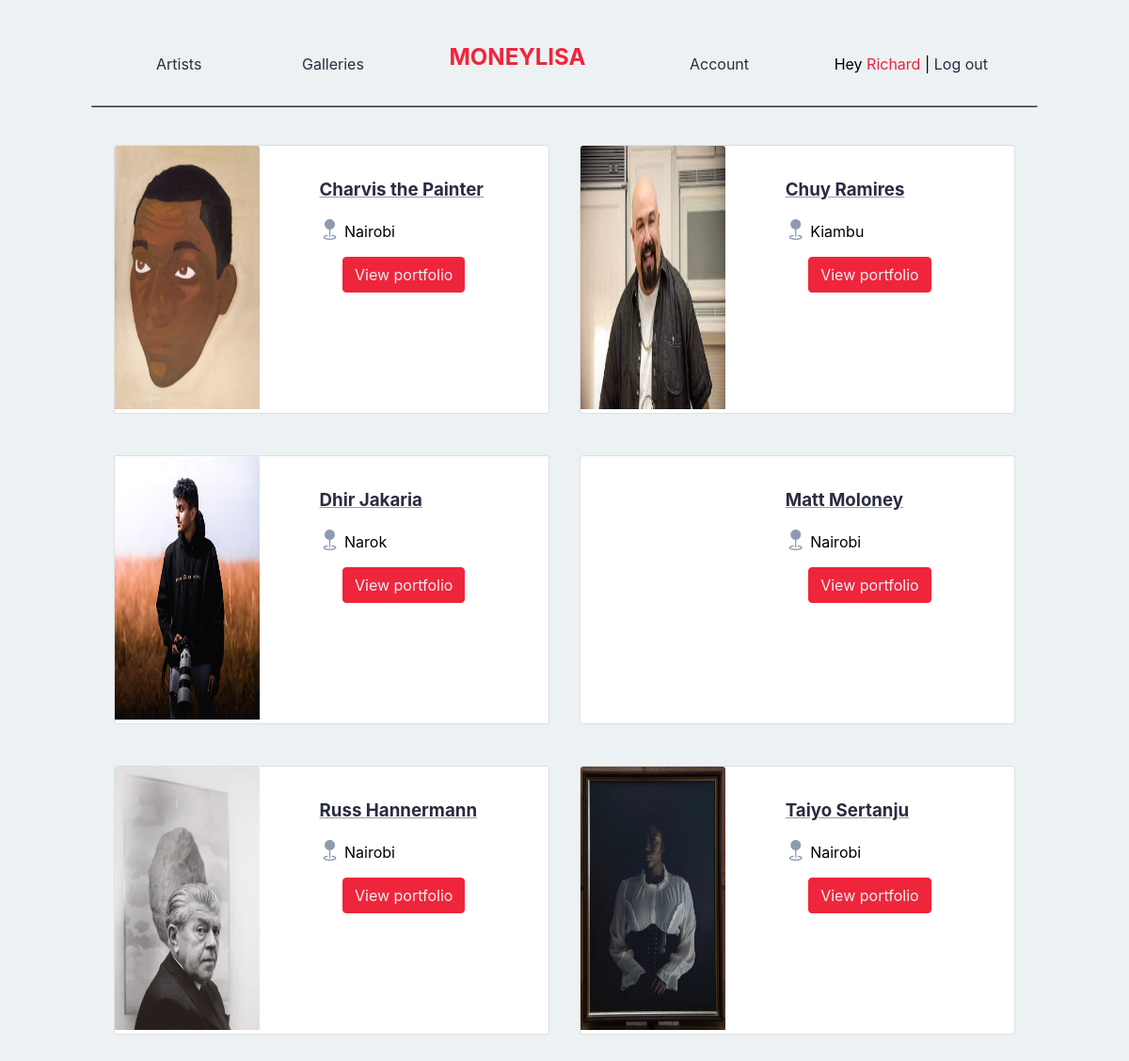
Page /artists.php (signed in) on the committed database.
### tables this page shows
CREATE TABLE `users` (
  `id` int(11) NOT NULL,
  `name` varchar(128) NOT NULL,
  `email` varchar(255) NOT NULL,
  `password_hash` varchar(255) NOT NULL,
  `isAdmin` varchar(20) DEFAULT 'no',
  `isArtist` varchar(20) DEFAULT 'no',
  `created_at` timestamp NOT NULL DEFAULT current_timestamp()
);

CREATE TABLE `artist_details` (
  `id` int(11) NOT NULL,
  `artist_id` int(11) NOT NULL,
  `artist_name` varchar(128) NOT NULL,
  `profile_image` varchar(255) DEFAULT NULL,
  `building` varchar(255) DEFAULT NULL,
  `street` varchar(255) NOT NULL,
  `town` varchar(255) NOT NULL,
  `county` varchar(255) NOT NULL,
  `story` varchar(255) NOT NULL,
  `created_at` timestamp NOT NULL DEFAULT current_timestamp()
);

### artists.php (the view, shortened to what this page needs)
<?php
if (isset($_SESSION['user_id'])) {
    $mysqli = require __DIR__ . '/database.php';
    $sql = "SELECT * FROM users
            WHERE id = {$_SESSION['user_id']}";
    $result = $mysqli->query($sql);
    $user = $result->fetch_assoc();
} else {
    header('Location: signin.php');
}
?>
<!DOCTYPE html>
<html lang='en'>
<head>
    <link rel='stylesheet' href='styles/main.css'>
    <link rel='stylesheet' href='styles/utility.css'>
    <link rel='stylesheet' href='https://cdn.jsdelivr.net/npm/bootstrap-icons@1.8.1/font/bootstrap-icons.css'>
</head>
<body class='background-cultured'>
    <?php include __DIR__ . '/navbar.php'; ?>
    <main>
        <div class='container-cart'>
            <div class='row p-2'>
                <?php
                $mysqli = require __DIR__ . '/database.php';
                $fetch_stmt = "SELECT * FROM artist_details ORDER BY artist_name ASC";
                $result = $mysqli->query($fetch_stmt);
                if ($result->num_rows > 0) {
                    while ($row = $result->fetch_assoc()) {
                        $artist_id = $row['artist_id'];
                        $artist_name = $row['artist_name'];
                        $artist_county = $row['county'];
                        $profile_image = $row['profile_image'];
                ?>
                            <div class='col-lg-6 col-md-12 p-3'>
                                <div class='card mb-3'>
                                    <div class='row'>
                                        <div class='col-md-4'>
                                            <img src='<?= $profile_image ?>' class='card-img-top' alt='<? $artist_name ?>'>
                                        </div>
                                        <div class='col-md-8 px-5'>
                                            <div class='card-body'>
                                                <h3 class='space-cadet cadet-underlined'><?= $artist_name ?></h3>
                                                <p class='card-text'>
                                                    <i class='bi bi-geo-fill manatee' style='font-size:22px;'></i>
                                                    <?= $artist_county ?>
                                                </p>
                                                <center>
                                                    <a href='artist-portfolio.php?id=<?= $artist_id ?>' class='btn btn-imperial'>
                                                        View portfolio
                                                    </a>
                                                </center>
                                            </div>
                                        </div>
                                    </div>
                                </div>
                            </div>
                <?php
                    }
                } else {
                    echo "<center class='fs-5 mt-6 imperial-red'>No galleries found. Come back later. </center>";
                }
                ?>
            </div>
        </div>
    </main>
</body>
</html>

### navbar.php (shortened to what this page needs)
<nav class='navbar sticky-top mobile-hide'>
    <div class='container-fluid'>
        <ul class='navbar-nav'>
            <li class='nav-item'>
                <a href='artists.php' class='nav-link'>Artists</a>
            </li>
        </ul>
        <ul class='navbar-nav'>
            <li class='nav-item'>
                <a href='galleries.php' class='nav-link'>Galleries</a>
            </li>
        </ul>
        <a href='home.php' class='nav-header mr-5'>
            MONEYLISA
        </a>
        <ul class='navbar-nav'>
            <li class='nav-item'>
                <?php if (isset($user)) : ?>
                    <a href='enthusiast-art-orders.php?id=<?= $_SESSION['user_id'] ?>' class='nav-link'>
                        Account
                    </a>
                <?php else : ?>
                    <a href='signin.php' class='nav-link'>
                        Account
                    </a>
                <?php endif; ?>
            </li>
        </ul>
        <ul class='navbar-nav'>
            <li class='nav-item'>
                <?php if (isset($user)) : ?>
                    <p>
                        Hey
                        <a href='enthusiast-art-orders.php?id=<?= $_SESSION['user_id'] ?>'>
                            <?= substr($user['name'], 0, strpos($user['name'], ' ')) ?>
                        </a>
                        |
                        <a href='logout.php' class='space-cadet'>Log out</a>
                    </p>
                <?php else : ?>
                    <div class='col-lg-12'>
                        <p><a href='signin.php'>Sign In</a> or <a href='signup.php'>Sign Up</a></p>
                    </div>
                <?php endif; ?>
            </li>
        </ul>
    </div>
    <hr class='mobile-hide hr' />
</nav>

### styles/main.css (style rules this page uses)
:root { --space-cadet: #2b2d42ff; --space-cadet-light: #2b2d42ff; --manatee: #8d99aeff; --cultured: #edf2f4ff; --imperial-red: #ef233cff; --imperial-red-light: #f25f5cff; --space-cadet: hsla(235, 21%, 21%, 1); --manatee: hsla(218, 17%, 62%, 1); --cultured: hsla(197, 24%, 94%, 1); --imperial-red: hsla(353, 86%, 54%, 1); --inter: -apple-system, BlinkMacSystemFont, 'Inter', 'Segoe UI', 'Roboto', 'Oxygen', 'Ubuntu', 'Cantarell', 'Fira Sans', 'Droid Sans', 'Helvetica Neue', sans-serif; }
.navbar { position: relative; display: flex; flex-wrap: wrap; align-items: center; justify-content: space-between; padding-top: 0.5rem; padding-bottom: 0.5rem; background-color: var(--cultured); }
.sticky-top { position: -webkit-sticky; position: sticky; top: 0; z-index: 1020; }
.navbar > .container, .navbar > .container-fluid, .navbar > .container-flex { display: flex; flex-wrap: inherit; align-items: center; justify-content: space-between; }
.navbar-nav { display: flex; flex-direction: column; padding-left: 0; margin-bottom: 0; list-style: none; }
.nav-link { display: block; padding: 0.5rem 1rem; color: var(--space-cadet); text-decoration: none; transition: color 0.15s ease-in-out, background-color 0.15s ease-in-out, border-color 0.15s ease-in-out, text-decoration 0.25s ease-in-out; }
body { font-family: var(--inter); background-color: var(--cultured); }
a { color: var(--imperial-red); text-decoration: none; }
.nav-header { font-size: 1.5rem; font-weight: 700; color: var(--imperial-red); text-decoration: none solid 5px var(--space-cadet); }
.space-cadet { color: var(--space-cadet); }
.cadet-underlined { text-decoration: underline solid var(--manatee); }
.manatee { color: var(--manatee); }
.background-cultured { background-color: var(--cultured) !important; }
.hr { width: 85%; border-bottom: solid 1px var(--space-cadet); }
* { box-sizing: border-box; }
.container-fluid { padding-left: 30px; padding-right: 30px; padding-top: 10px; padding-bottom: 10px; margin-right: auto; margin-left: auto; }
.container-cart { width: 85%; padding-left: 0; padding-right: 0; margin: auto; }
.row { --gutter-x: 1.5rem; --gutter-x: 0; display: flex; flex-wrap: wrap; margin-top: calc(-1 * var(--gutter-y)); margin-right: calc(-0.5 * var(--gutter-x)); margin-left: calc(-0.5 * var(--gutter-x)); }
.row > * { flex-shrink: 0; width: 100%; max-width: 100%; padding-right: calc(var(--gutter-x) * 0.5); padding-left: calc(var(--gutter-x) * 0.5); margin-top: var(--gutter-y); }
.btn { display: inline-block; font-weight: 400; line-height: 1.5; color: #212529; text-align: center; text-decoration: none; vertical-align: middle; cursor: select; -webkit-user-select: none; -moz-user-select: none; user-select: none; background-color: transparent; border: 1px solid transparent; padding: 0.375rem 0.75rem; font-size: 1rem; border-radius: 0.25rem; transition: color 0.15s ease-in-out, background-color 0.15s ease-in-out, border-color 0.15s ease-in-out, box-shadow 0.15s ease-in-out; }
.btn-imperial { display: inline-block; background-color: var(--imperial-red); border: 1px solid var(--imperial-red); text-align: center; color: var(--cultured); vertical-align: middle; margin: auto; }
.card { position: relative; display: flex; flex-direction: column; min-width: 0; word-wrap: break-word; background-color: #fff; background-clip: border-box; border: 1px solid rgba(0, 0, 0, 0.125); border-radius: 0.25rem; }
.card-body { flex: 1 1 auto; padding: 1rem 1rem; }
.card-img-top { width: 100%; border-top-left-radius: calc(0.25rem - 1px); border-top-right-radius: calc(0.25rem - 1px); min-height: 280px; max-height: 295px; }

### styles/utility.css (style rules this page uses)
@media (min-width: 576px) { .container, .container-fluid { max-width: 540px; } }
@media (min-width: 768px) { .container, .container-fluid { max-width: 720px; } }
@media (min-width: 768px) { .col-md-4 { flex: 0 0 auto; width: 33.33333333%; } }
@media (min-width: 768px) { .col-md-8 { flex: 0 0 auto; width: 66.66666667%; } }
@media (min-width: 768px) { .col-md-12 { flex: 0 0 auto; width: 100%; } }
@media (min-width: 992px) { .container, .container-fluid { max-width: 960px; } }
@media (min-width: 992px) { .col-lg-6 { flex: 0 0 auto; width: 50%; } }
@media only screen and (min-width: 769px) { .mobile-hide { display: block; } }
.mb-3 { margin-bottom: 0.75rem; }
.mr-5 { margin-right: 1.25rem; }
.p-2 { padding: 0.5rem !important; }
.p-3 { padding: 1rem !important; }
.px-5 { padding-right: 3rem !important; padding-left: 3rem !important; }

### rows in the picture
users: name "Richard"
artist_details: profile_image (picture), artist_name "Charvis the Painter", county "Nairobi"
artist_details: profile_image (picture), artist_name "Chuy Ramires", county "Kiambu"
artist_details: profile_image (picture), artist_name "Dhir Jakaria", county "Narok"
artist_details: artist_name "Matt Moloney", county "Nairobi"
artist_details: profile_image (picture), artist_name "Russ Hannermann", county "Nairobi"
artist_details: profile_image (picture), artist_name "Taiyo Sertanju", county "Nairobi"
